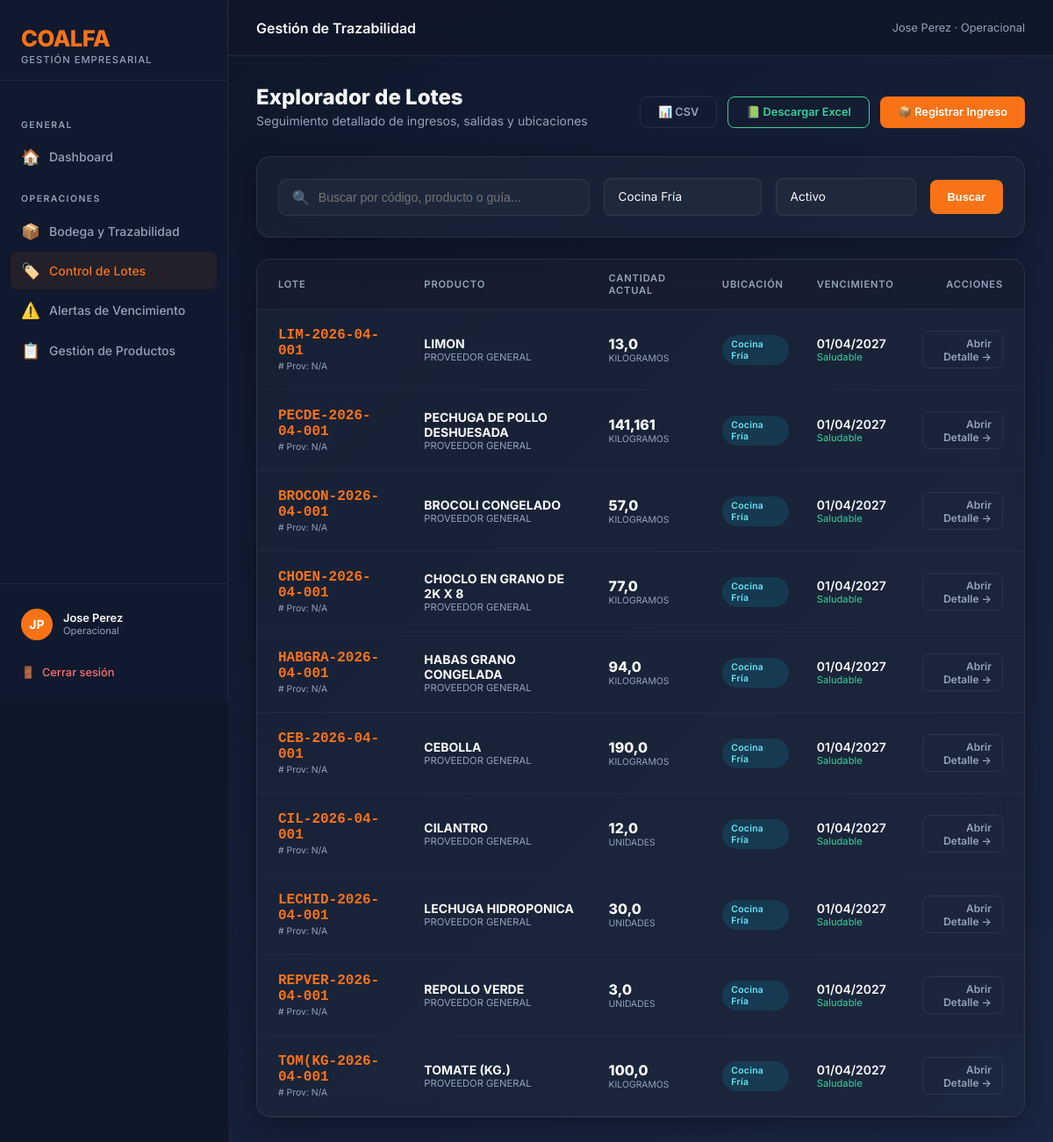
/inventario/lotes/?ubicacion=COCINA_FRIA&estado=ACTIVO (signed in), run on the app's committed database.
### coalfa/models.py (models this page shows, shortened)
class Usuario(AbstractBaseUser, PermissionsMixin):
    ROL_CHOICES = [
        ("ADMIN", "Administrador"),
        ("RRHH", "Recursos Humanos"),
        ("OPERACIONAL", "Operacional"),
        ("GERENTE", "Gerente"),
    ]
    rut = models.CharField(max_length=12, unique=True, verbose_name="RUT", validators=[rut_validator])
    nombre = models.CharField(max_length=60, verbose_name="Nombre")
    apellido = models.CharField(max_length=60, verbose_name="Apellido")
    rol = models.CharField(max_length=15, choices=ROL_CHOICES, default="RRHH", verbose_name="Rol")
    is_active = models.BooleanField(default=True, verbose_name="Activo")
    is_staff = models.BooleanField(default=False, verbose_name="Es staff")
    solicitud_pendiente = models.BooleanField(default=False, verbose_name="Solicitud pendiente de aprobación")
    date_joined = models.DateTimeField(default=timezone.now, verbose_name="Fecha de registro")
    USERNAME_FIELD = "rut"
    REQUIRED_FIELDS = ["nombre", "apellido"]
    objects = UsuarioManager()
    def get_full_name(self):
        return f"{self.nombre} {self.apellido}"
    class Meta:
        verbose_name = "Usuario"
        verbose_name_plural = "Usuarios"

### inventario/models.py (models this page shows, shortened)
class Lote(models.Model):
    UBICACION_CHOICES = [
        ("BODEGA", "Bodega"),
        ("COCINA_FRIA", "Cocina Fría"),
        ("COCINA_CALIENTE", "Cocina Caliente"),
        ("REPOSTERIA", "Repostería"),
        ("PANADERIA", "Panadería"),
        ("COLACION", "Colación"),
        ("LINEA", "Línea (Servicio)"),
        ("OTRO", "Otro"),
    ]
    ESTADO_CHOICES = [
        ("ACTIVO", "Activo"),
        ("CONSUMIDO", "Consumido"),
        ("VENCIDO", "Vencido"),
        ("DESCARTADO", "Descartado"),
    ]
    PROCESO_CHOICES = [
        ("RECEPCION", "Recepción de Bodega"),
        ("MARINADO", "Marinado"),
        ("PORCIONADO", "Porcionado"),
        ("COCCION", "Cocción"),
        ("PREPARACION", "Preparación / Mezcla"),
        ("HORNEADO", "Horneado"),
        ("ENFRIADO", "Enfriado"),
        ("OTRO", "Otro"),
    ]
    producto = models.ForeignKey(Producto, on_delete=models.PROTECT, related_name="lotes")
    proveedor = models.ForeignKey(
        Proveedor, on_delete=models.SET_NULL, null=True, blank=True, related_name="lotes"
    )
    numero_lote = models.CharField(max_length=60, unique=True, blank=True)
    numero_lote_proveedor = models.CharField(
        max_length=80, blank=True, verbose_name="Lote del Proveedor"
    )
    numero_guia = models.CharField(
        max_length=80, blank=True, verbose_name="Nº Guía / Factura"
    )
    cantidad = models.FloatField()
    precio_unitario = models.FloatField(default=0, help_text="Costo por unidad de medida")
    fecha_recepcion = models.DateField()
    fecha_vencimiento = models.DateField()
    temperatura_recepcion = models.FloatField(
        null=True, blank=True, verbose_name="Temperatura recepción (°C)"
    )
    proceso = models.CharField(
        max_length=20,
        choices=PROCESO_CHOICES,
        default="RECEPCION",
        verbose_name="Proceso de origen",
    )
    lotes_padres = models.ManyToManyField(
        "self",
        symmetrical=False,
        blank=True,
        related_name="lotes_hijos",
        verbose_name="Lotes de origen (insumos)",
    )
    ubicacion_actual = models.CharField(
        max_length=30, choices=UBICACION_CHOICES, default="BODEGA"
    )
    ubicacion_detalle = models.CharField(
        max_length=100, blank=True, help_text="Ej: Pasillo 2, Estante B"
    )
    estado = models.CharField(
        max_length=12, choices=ESTADO_CHOICES, default="ACTIVO", db_index=True
    )
    responsable_registro = models.CharField(
        max_length=100, blank=True, verbose_name="Responsable de registro"
    )
    observaciones = models.TextField(blank=True)
    fecha_registro = models.DateTimeField(auto_now_add=True)
    @property
    def dias_restantes(self):
        return (self.fecha_vencimiento - datetime.date.today()).days
    class Meta:
        verbose_name = "Lote"
        verbose_name_plural = "Lotes"
        ordering = ["fecha_vencimiento"]

class Producto(models.Model):
    UNIDAD_CHOICES = [
        ("KG", "Kilogramos"),
        ("G", "Gramos"),
        ("L", "Litros"),
        ("ML", "Mililitros"),
        ("UN", "Unidades"),
        ("CAJA", "Cajas"),
    ]
    CATEGORIA_CHOICES = [
        ("ABARROTES", "Abarrotes"),
        ("CARNES", "Carnes y Aves"),
        ("PESCADOS", "Pescados y Mariscos"),
        ("LACTEOS", "Lácteos y Huevos"),
        ("FRUTAS", "Frutas y Verduras"),
        ("CONGELADOS", "Congelados"),
        ("BEBIDAS", "Bebidas"),
        ("LIMPIEZA", "Aseo y Limpieza"),
        ("VESTUARIO", "Vestuario / Ropa"),
        ("EPP", "Elementos de Protección Personal"),
        ("OTRO", "Otros"),
    ]
    nombre = models.CharField(max_length=150)
    talla = models.CharField(max_length=50, blank=True)
    descripcion = models.TextField(blank=True)
    categoria = models.CharField(max_length=20, choices=CATEGORIA_CHOICES, default="OTRO")
    unidad_medida = models.CharField(max_length=5, choices=UNIDAD_CHOICES, default="KG")
    stock_minimo = models.FloatField(default=0, help_text="Alerta cuando el stock total baje de este valor")
    temperatura_min = models.FloatField(null=True, blank=True, help_text="°C (opcional)")
    temperatura_max = models.FloatField(null=True, blank=True, help_text="°C (opcional)")
    class Meta:
        verbose_name = "Producto"
        verbose_name_plural = "Productos"
        ordering = ["nombre"]
        unique_together = ["nombre", "talla"]

class Proveedor(models.Model):
    nombre = models.CharField(max_length=100)
    rut = models.CharField(max_length=12, blank=True)
    contacto = models.CharField(max_length=100, blank=True)
    telefono = models.CharField(max_length=15, blank=True)
    class Meta:
        verbose_name = "Proveedor"
        verbose_name_plural = "Proveedores"
        ordering = ["nombre"]

### inventario/views.py (the view)
# urls.py: path("lotes/", views.lista_lotes, name="inventario_lista_lotes"),
@operacional_required
def lista_lotes(request):
    lotes = Lote.objects.select_related("producto", "proveedor")
    ubicacion = request.GET.get("ubicacion", "")
    estado = request.GET.get("estado", "")
    q = request.GET.get("q", "")
    if ubicacion:
        lotes = lotes.filter(ubicacion_actual=ubicacion)
    if estado:
        lotes = lotes.filter(estado=estado)
    if q:
        lotes = lotes.filter(numero_lote__icontains=q) | lotes.filter(
            producto__nombre__icontains=q
        )
    hoy = datetime.date.today()
    pronto = hoy + datetime.timedelta(days=7)
    context = {
        "lotes": lotes,
        "ubicacion": ubicacion,
        "estado": estado,
        "q": q,
        "ubicaciones": Lote.UBICACION_CHOICES,
        "estados": Lote.ESTADO_CHOICES,
        "hoy": hoy,
        "pronto": pronto,
    }
    return render(request, "inventario/lista_lotes.html", context)

### coalfa/context_processors.py (called while the page is built)
def solicitudes_pendientes(request):
    if request.user.is_authenticated and getattr(request.user, 'rol', None) == 'ADMIN':
        count = Usuario.objects.filter(solicitud_pendiente=True).count()
        return {'solicitudes_count': count}
    return {}

### inventario/templates/inventario/lista_lotes.html (shortened to what this page needs)
{% extends 'base.html' %}
{% block topbar_title %}Gestión de Trazabilidad{% endblock %}
{% block nav_lotes %}active{% endblock %}
{% block content %}
<div style="display:flex; justify-content:space-between; align-items:flex-end; margin-bottom:2rem; gap:1.5rem; flex-wrap:wrap;">
    <div>
        <h1 class="page-title">Explorador de Lotes</h1>
        <p class="page-subtitle" style="margin-bottom:0;">Seguimiento detallado de ingresos, salidas y ubicaciones</p>
    </div>
    <div style="display:flex; gap:0.75rem; flex-wrap:wrap;">
        <a href="{% url 'exportar_inventario_csv' %}?q={{ q }}&ubicacion={{ ubicacion }}&estado={{ estado }}" class="btn btn-ghost">📊 CSV</a>
        <a href="{% url 'exportar_inventario_excel' %}?q={{ q }}&ubicacion={{ ubicacion }}&estado={{ estado }}" class="btn btn-ghost" style="border-color:var(--success); color:var(--success);">📗 Descargar Excel</a>
        <a href="{% url 'inventario_recibir_lote' %}" class="btn btn-primary">📦 Registrar Ingreso</a>
    </div>
</div>
<div class="glass-panel">
    <form method="get" id="filterForm" class="filter-grid">
        <div style="position:relative;">
            <input type="text" name="q" class="search-field" placeholder="Buscar por código, producto o guía..." value="{{ q }}">
            <span style="position:absolute; left:1rem; top:50%; transform:translateY(-50%); opacity:0.5;">🔍</span>
        </div>
        <select name="ubicacion" class="form-control" style="width:180px; font-size:0.85rem;" onchange="this.form.submit()">
            {% for key, label in ubicaciones %}
            <option value="{{ key }}" {% if ubicacion == key %}selected{% endif %}>{{ label }}</option>
            {% endfor %}
        </select>
        <select name="estado" class="form-control" style="width:160px; font-size:0.85rem;" onchange="this.form.submit()">
            {% for key, label in estados %}
            <option value="{{ key }}" {% if estado == key %}selected{% endif %}>{{ label }}</option>
            {% endfor %}
        </select>
        <button type="submit" class="btn btn-primary" style="padding:0.75rem 1.25rem;">Buscar</button>
    </form>
</div>
<div class="glass-panel" style="padding:0; overflow:hidden;">
    <table class="table-enterprise" style="border-spacing: 0;">
        <thead>
            <tr style="color:var(--text-muted); font-size:0.7rem; text-transform:uppercase; letter-spacing:1px; background:rgba(0,0,0,0.15);">
                <th style="padding:1.25rem 1.5rem; text-align:left;">Lote</th>
                <th>Producto</th>
                <th>Cantidad Actual</th>
                <th>Ubicación</th>
                <th>Vencimiento</th>
                <th style="text-align:right; padding-right:1.5rem;">Acciones</th>
            </tr>
        </thead>
        <tbody>
            {% for lote in lotes %}
            <tr class="lote-card {% if lote.dias_restantes <= 3 %}critical-fefo{% endif %}">
                <td style="padding:1.25rem 1.5rem;">
                    <div style="font-family:monospace; font-weight:800; color:var(--accent); font-size:1rem;">{{ lote.numero_lote }}</div>
                    <div style="font-size:0.65rem; color:var(--text-muted); margin-top:2px;"># Prov: {{ lote.numero_lote_proveedor|default:"N/A" }}</div>
                </td>
                <td>
                    <div style="font-weight:700;">{{ lote.producto.nombre }}{% if lote.producto.talla %} ({{ lote.producto.talla }}){% endif %}</div>
                    <div style="font-size:0.7rem; color:var(--text-muted);">{{ lote.proveedor.nombre|default:"Sin proveedor" }}</div>
                </td>
                <td>
                    <div style="font-weight:800; font-size:1rem;">{{ lote.cantidad }}</div>
                    <div style="font-size:0.65rem; color:var(--text-muted); text-transform:uppercase;">{{ lote.producto.get_unidad_medida_display }}</div>
                </td>
                <td>
                    <span class="badge badge-{{ lote.ubicacion_actual|lower }}" style="font-size:0.65rem;">
                        {{ lote.get_ubicacion_actual_display }}
                    </span>
                </td>
                <td>
                    {% if lote.fecha_vencimiento < hoy %}
                    <div style="color:var(--danger); font-weight:800;">VENCIDO</div>
                    <div style="font-size:0.7rem; color:var(--text-muted);">{{ lote.fecha_vencimiento|date:"d/m/Y" }}</div>
                    {% elif lote.dias_restantes <= 7 %}
                    <div style="color:var(--warning); font-weight:800;">PRÓXIMO</div>
                    <div style="font-size:0.7rem; color:var(--text-muted);">{{ lote.fecha_vencimiento|date:"d/m/Y" }}</div>
                    {% else %}
                    <div style="font-weight:600;">{{ lote.fecha_vencimiento|date:"d/m/Y" }}</div>
                    <div style="font-size:0.7rem; color:var(--success);">Saludable</div>
                    {% endif %}
                </td>
                <td style="text-align:right; padding-right:1.5rem;">
                    <a href="{% url 'inventario_detalle_lote' lote.pk %}" class="btn btn-ghost btn-sm">Abrir Detalle →</a>
                </td>
            </tr>
            {% endfor %}
        </tbody>
    </table>
</div>
{% endblock %}

### templates/base.html (shortened to what this page needs)
<!DOCTYPE html>
<html lang="es">
<head>
    <link rel="stylesheet" href="https://unpkg.com/nprogress@0.2.0/nprogress.css" />
</head>
<body>
    <div class="sidebar">
        <div class="sidebar-brand">
            <div class="logo-text">COALFA</div>
            <div class="logo-sub">Gestión Empresarial</div>
        </div>
        <nav class="sidebar-nav">
            <div class="nav-section-label">General</div>
            <a href="{% url 'dashboard' %}" class="nav-item {% block nav_home %}{% endblock %}">
                <span class="icon">🏠</span> Dashboard
            </a>
            {% if user.rol == 'OPERACIONAL' or user.rol == 'ADMIN' %}
            <div class="nav-section-label">Operaciones</div>
            <a href="{% url 'inventario_dashboard' %}" class="nav-item {% block nav_inventario %}{% endblock %}">
                <span class="icon">📦</span> Bodega y Trazabilidad
            </a>
            <a href="{% url 'inventario_lista_lotes' %}" class="nav-item {% block nav_lotes %}{% endblock %}">
                <span class="icon">🏷️</span> Control de Lotes
            </a>
            <a href="{% url 'inventario_alertas' %}" class="nav-item {% block nav_alertas %}{% endblock %}">
                <span class="icon">⚠️</span> Alertas de Vencimiento
            </a>
            <a href="{% url 'inventario_lista_productos' %}" class="nav-item {% block nav_productos %}{% endblock %}">
                <span class="icon">📋</span> Gestión de Productos
            </a>
            {% endif %}
        </nav>
        <div class="sidebar-footer">
            <div class="user-info">
                <div class="user-avatar">{{ user.nombre|first }}{{ user.apellido|first }}</div>
                <div>
                    <div class="user-name">{{ user.get_full_name }}</div>
                    <div class="user-role">{{ user.get_rol_display }}</div>
                </div>
            </div>
            <a href="{% url 'logout' %}" class="btn-logout">
                <span>🚪</span> Cerrar sesión
            </a>
        </div>
    </div>
    <div class="main-wrapper">
        <div class="topbar">
            <div class="topbar-title">{% block topbar_title %}Dashboard{% endblock %}</div>
            <div class="topbar-breadcrumb">{{ user.get_full_name }} · {{ user.get_rol_display }}</div>
        </div>
        <div class="page-content">
            {% block content %}{% endblock %}
        </div>
    </div>
</body>
</html>

### inventario/templates/inventario/lista_lotes.html (style rules this page uses)
.filter-grid { display:grid; grid-template-columns: 1fr auto auto auto; gap:1rem; align-items:center; }

### data on the page
Usuario: nombre|first "J", apellido|first "P", get_full_name "Jose Perez", rol "Operacional"
Lote: numero_lote "LIM-2026-04-001", numero_lote_proveedor "N/A", producto.nombre "LIMON", proveedor.nombre "PROVEEDOR GENERAL", cantidad "13,0", producto.unidad_medida "KILOGRAMOS", ubicacion_actual "Cocina Fría", fecha_vencimiento "01/04/2027"
Lote: numero_lote "PECDE-2026-04-001", numero_lote_proveedor "N/A", producto.nombre "PECHUGA DE POLLO DESHUESADA", proveedor.nombre "PROVEEDOR GENERAL", cantidad "141,161", producto.unidad_medida "KILOGRAMOS", ubicacion_actual "Cocina Fría", fecha_vencimiento "01/04/2027"
Lote: numero_lote "BROCON-2026-04-001", numero_lote_proveedor "N/A", producto.nombre "BROCOLI CONGELADO", proveedor.nombre "PROVEEDOR GENERAL", cantidad "57,0", producto.unidad_medida "KILOGRAMOS", ubicacion_actual "Cocina Fría", fecha_vencimiento "01/04/2027"
Lote: numero_lote "CHOEN-2026-04-001", numero_lote_proveedor "N/A", producto.nombre "CHOCLO EN GRANO DE 2K X 8", proveedor.nombre "PROVEEDOR GENERAL", cantidad "77,0", producto.unidad_medida "KILOGRAMOS", ubicacion_actual "Cocina Fría", fecha_vencimiento "01/04/2027"
Lote: numero_lote "HABGRA-2026-04-001", numero_lote_proveedor "N/A", producto.nombre "HABAS GRANO CONGELADA", proveedor.nombre "PROVEEDOR GENERAL", cantidad "94,0", producto.unidad_medida "KILOGRAMOS", ubicacion_actual "Cocina Fría", fecha_vencimiento "01/04/2027"
Lote: numero_lote "CEB-2026-04-001", numero_lote_proveedor "N/A", producto.nombre "CEBOLLA", proveedor.nombre "PROVEEDOR GENERAL", cantidad "190,0", producto.unidad_medida "KILOGRAMOS", ubicacion_actual "Cocina Fría", fecha_vencimiento "01/04/2027"
Lote: numero_lote "CIL-2026-04-001", numero_lote_proveedor "N/A", producto.nombre "CILANTRO", proveedor.nombre "PROVEEDOR GENERAL", cantidad "12,0", producto.unidad_medida "UNIDADES", ubicacion_actual "Cocina Fría", fecha_vencimiento "01/04/2027"
Lote: numero_lote "LECHID-2026-04-001", numero_lote_proveedor "N/A", producto.nombre "LECHUGA HIDROPONICA", proveedor.nombre "PROVEEDOR GENERAL", cantidad "30,0", producto.unidad_medida "UNIDADES", ubicacion_actual "Cocina Fría", fecha_vencimiento "01/04/2027"
Lote: numero_lote "REPVER-2026-04-001", numero_lote_proveedor "N/A", producto.nombre "REPOLLO VERDE", proveedor.nombre "PROVEEDOR GENERAL", cantidad "3,0", producto.unidad_medida "UNIDADES", ubicacion_actual "Cocina Fría", fecha_vencimiento "01/04/2027"
Lote: numero_lote "TOM(KG-2026-04-001", numero_lote_proveedor "N/A", producto.nombre "TOMATE (KG.)", proveedor.nombre "PROVEEDOR GENERAL", cantidad "100,0", producto.unidad_medida "KILOGRAMOS", ubicacion_actual "Cocina Fría", fecha_vencimiento "01/04/2027"

### other printed values
form field ubicacion "Cocina Fría"
form field estado "Activo"
